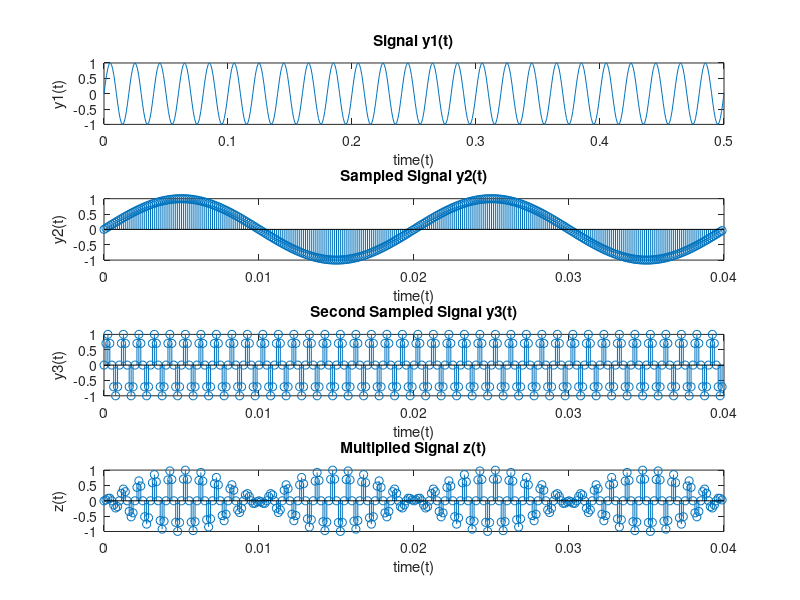

Write the MATLAB code that produced this figure.
clear all
clc

t=0:.001:.5;
f=50;
a=1;
y1=a*sin(2*pi*f*t);
subplot(4,1,1)

plot(t,y1);
title('Signal y1(t)')
xlabel('time(t)');
ylabel('y1(t)');
fs=8000;
n=0:319;
ts=1/fs;
y2=a*sin(2*pi*f*n*ts);
subplot(4,1,2)

stem(n*ts,y2);
title('Sampled Signal y2(t)')
xlabel('time(t)');
ylabel('y2(t)');
f=1000;
a=1;
fs=8000;
n=0:319;
ts=1/fs;
y3=a*sin(2*pi*f*n*ts);
subplot(4,1,3)
stem(n*ts,y3);
title('Second Sampled Signal y3(t)')
xlabel('time(t)');
ylabel('y3(t)');
z=y2.*y3;
subplot(4,1,4)
stem(n*ts,z);
title('Multiplied Signal z(t)')
xlabel('time(t)');
ylabel('z(t)');